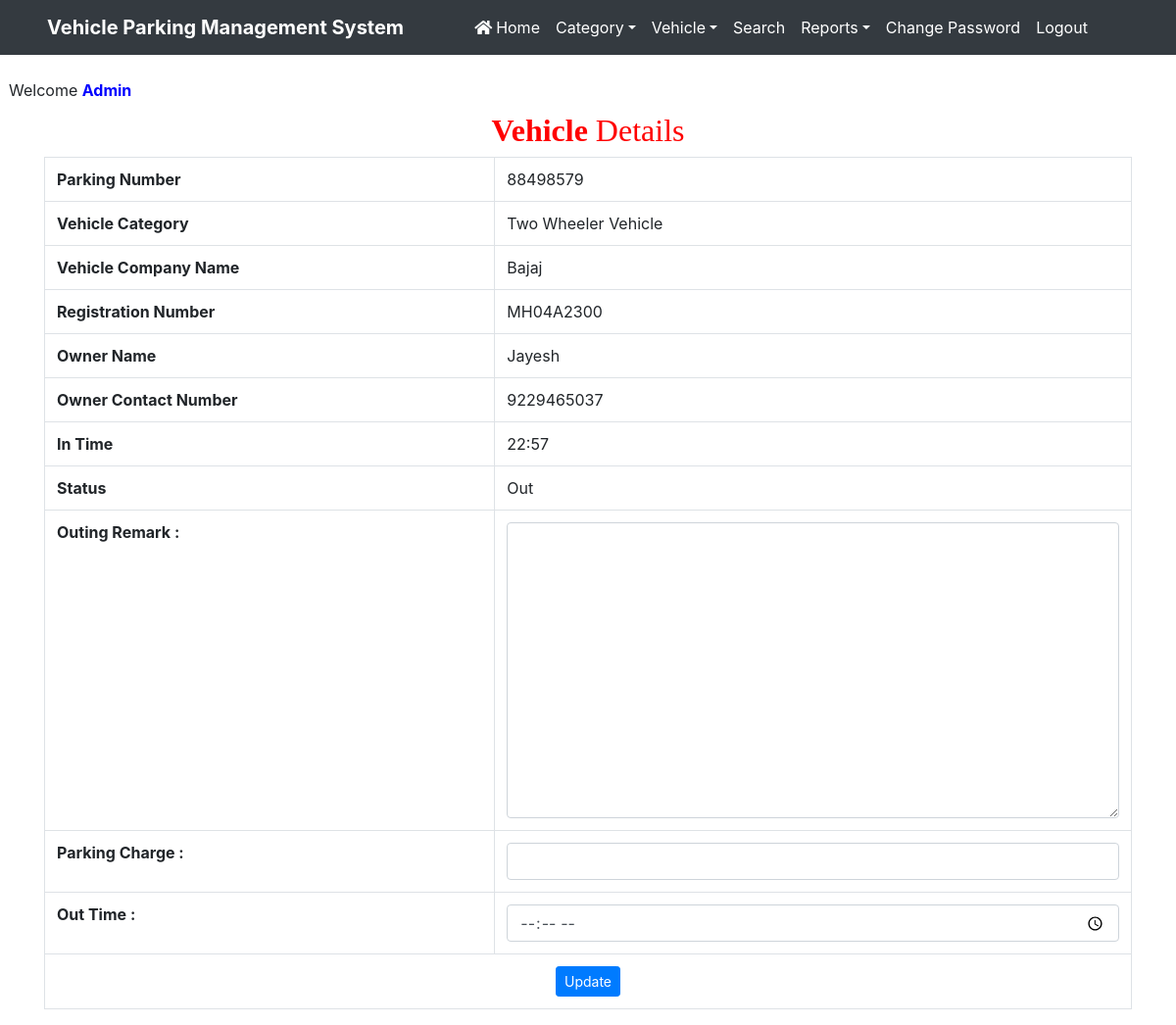
Page /view_incomingdetail/1 (signed in) on the committed database.
### vehicle/models.py (models this page shows, shortened)
class Vehicle(models.Model):
    parkingnumber = models.CharField(max_length=20)
    category = models.ForeignKey(Category, on_delete=models.CASCADE)
    vehiclecompany = models.CharField(max_length=50)
    regno = models.CharField(max_length=10)
    ownername = models.CharField(max_length=50)
    ownercontact = models.CharField(max_length=15)
    pdate = models.DateField()
    intime = models.CharField(max_length=50)
    outtime = models.CharField(max_length=50)
    parkingcharge = models.CharField(max_length=50)
    remark = models.CharField(max_length=500)
    status = models.CharField(max_length=20)

class Category(models.Model):
    categoryname = models.CharField(max_length=50)
    def __str__(self):
        return self.categoryname

### vehicle/views.py (the view, shortened to what this page needs)
# urls.py: path('view_incomingdetail/<int:pid>',view_incomingdetail,name='view_incomingdetail'),
def view_incomingdetail(request, pid):
    if not request.user.is_authenticated:
        return redirect('admin_home')
    error = ""
    vehicle = Vehicle.objects.get(id=pid)
    d = {'vehicle': vehicle, 'error': error}
    return render(request, 'view_incomingdetail.html', d)

### vehicle/templates/view_incomingdetail.html (shortened to what this page needs)
{% load static %}
<html>
<head>
{% include 'headeradmin.html' %}
  <link rel = stylesheet href="https://cdn.datatables.net/1.10.20/css/jquery.dataTables.min.css">
<link rel = stylesheet href="https://cdn.datatables.net/buttons/1.6.1/css/buttons.dataTables.min.css">
</head>
<body>
{% include 'nav2admin.html' %}
<br> &nbsp;&nbsp;Welcome <b style = 'text-transform : capitalize ; color : blue'>{{request.user.username}}</b>
<div class="container" style = "margin-top:10px">
<h2 class="text-center" style = "font-family : Monotype Corsiva ; color : red"> <strong>Vehicle</strong>  Details</h2>
 <table border="1" class="table table-bordered">
                                            <tr>
    <th>Parking Number</th>
    <td>{{vehicle.parkingnumber}}</td>
  </tr>
   <tr>
    <th>Vehicle Category</th>
    <td>{{vehicle.category}}</td>
  </tr>
  <tr>
    <th>Vehicle Company Name</th>
    <td>{{vehicle.vehiclecompany}}</td>
  </tr>
  <tr>
    <th>Registration Number</th>
    <td>{{vehicle.regno}}</td>
  </tr>
  <tr>
    <th>Owner Name</th>
    <td>{{vehicle.ownername}}</td>
  </tr>
  <tr>
    <th>Owner Contact Number</th>
    <td>{{vehicle.ownercontact}}</td>
  </tr>
  <tr>
    <th>In Time</th>
    <td>{{vehicle.intime}}</td>
  </tr>
  <tr>
    <th>Status</th>
    <td>{{vehicle.status}}</td>
  </tr>
    <form method="post">
         <tr>
    <th>Outing Remark :</th>
    <td>
    <textarea name="remark" placeholder="" rows="12" cols="14" class="form-control wd-450" required="true"></textarea></td>
  </tr>
          <tr>
    <th>Parking Charge :</th>
    <td>
    <input type = "text" name="parkingcharge"  class="form-control wd-450" required="true"></td>
  </tr>
             <tr>
    <th>Out Time :</th>
    <td>
    <input type = "time" name="outtime"  class="form-control wd-450" required="true"></td>
  </tr>
 <tr align="center">
    <td colspan="2"><button type="submit" name="submit" class="btn btn-primary btn-sm">Update</button></td>
  </tr>
                                        </form>
</table>
</div>
</body>
</html>

### vehicle/static/css/mystyle.css (style rules this page uses)
html { scroll-behavior:smooth; }

### rows in the picture
Vehicle: parkingnumber "88498579", category "Two Wheeler Vehicle", vehiclecompany "Bajaj", regno "MH04A2300", ownername "Jayesh", ownercontact "9229465037", intime "22:57", status "Out"

### other values in the picture
{{ request.user.username }} "Admin"
